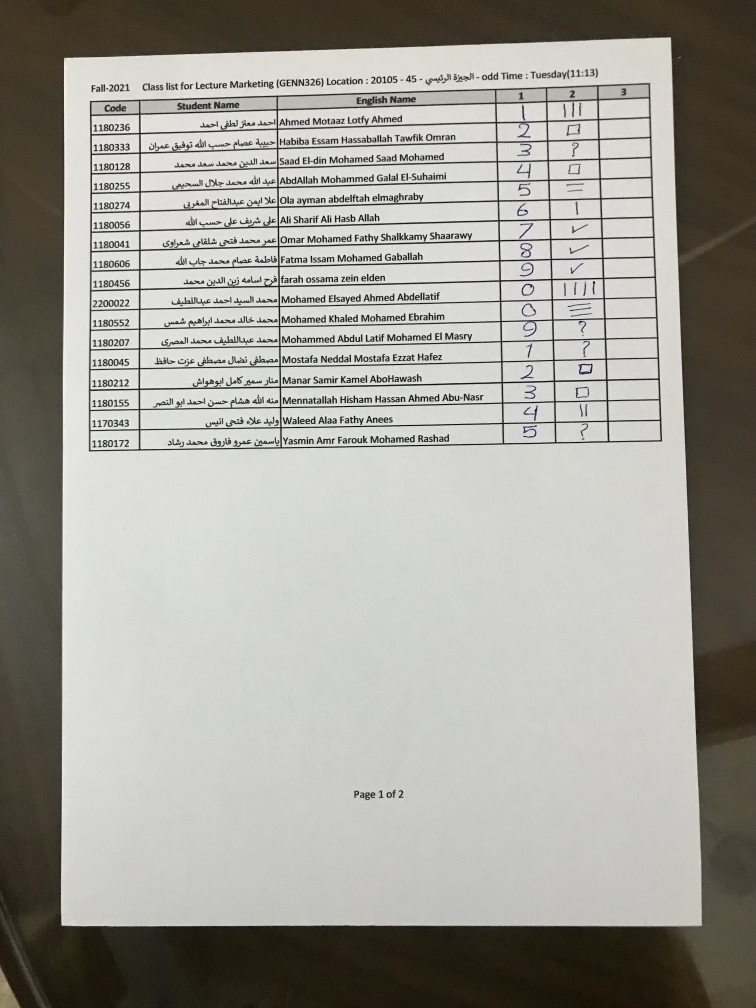
#> input picture DetectTable/1.jpg, 3024 x 4030 px (shown at 1/4 size)
$ jupyter execute --allow-errors Project.ipynb   (shell and % lines are left out)   (older library calls are emulated)
#> lines starting #> are read from the running program, lines starting #| are printed output that depends on the picture; after the words box and inside, x2 and y2 are one past the last pixel; in counts of white or black regions, pixels touching at a corner belong together
### DetectTable/commonFunctions.py
import skimage.io as io
import matplotlib.pyplot as plt
import numpy as np
from skimage.exposure import histogram # lab 1
from matplotlib.pyplot import bar
from skimage.color import rgb2gray,rgb2hsv # in all labs

# Convolution:
from scipy.signal import convolve2d # lab 2
from scipy import fftpack # lab 2
import math

from skimage.util import random_noise # lab 1
from skimage.filters import median # lab 4
from skimage.feature import canny # lab 5
from skimage.measure import label
from skimage.color import label2rgb

from mpl_toolkits.mplot3d import Axes3D  # noqa: F401 unused import

import matplotlib.pyplot as plt
from matplotlib import cm
from matplotlib.ticker import LinearLocator, FormatStrFormatter
import numpy as np

from skimage.morphology import binary_erosion, binary_dilation, binary_closing,skeletonize, thin #
from skimage.measure import find_contours
from skimage.draw import rectangle

# Edges
from skimage.filters import sobel_h, sobel, sobel_v,roberts, prewitt

# Show the figures / plots inside the notebook
def show_images(images,titles=None):
    #This function is used to show image(s) with titles by sending an array of images and an array of associated titles.
    # images[0] will be drawn with the title titles[0] if exists
    # You aren't required to understand this function, use it as-is.
    n_ims = len(images)
    if titles is None: titles = ['(%d)' % i for i in range(1,n_ims + 1)]
    fig = plt.figure()
    n = 1
    for image,title in zip(images,titles):
        a = fig.add_subplot(1,n_ims,n)
        if image.ndim == 2:
            plt.gray()
        plt.imshow(image)
        a.set_title(title)
        plt.axis('off')
        n += 1
    fig.set_size_inches(np.array(fig.get_size_inches()) * n_ims)
    plt.show()


# [43 lines left out: functions show_3d_image, show_3d_image_filtering_in_freq, showHist, not called in this run]

### DetectTable/Project.ipynb
[cell 1]
import cv2 as cv
import skimage.io as io
from skimage.color import rgb2gray
from skimage.feature import canny

from skimage.draw import rectangle
import matplotlib.pyplot as plt
import numpy as np
import imutils
import math
import cv2
import imutils
import pytesseract
pytesseract.pytesseract.tesseract_cmd = 'C:\Program Files\Tesseract-OCR\\tesseract'
from skimage.morphology import binary_erosion, binary_dilation, binary_closing,skeletonize,thin
from commonFunctions import show_images

[cell 2]
# img = cv2.imread('2.jpg')
img = cv2.imread('1.jpg')
#> img is the input picture: shape (4030, 3024, 3); mean B, G, R 152.8, 159.6, 161.2
# img = io.imread('1.jpg')[...,:3]
image =img
# io.imshow(image)
# cv2.imshow("original image", image)
# cv2.waitKey(0)
show_images([image],[''])
#> in show_images, `n_ims = len(images)`: n_ims = 1
#> the loop in show_images, `for image,title in zip(images,titles):` made 1 pass
#> (title, n) on pass 1: ('', 2)
#> after the loop in show_images, `for image,title in zip(images,titles):`: n = 2

[cell 3]
gray =(rgb2gray(image)*255).astype(np.uint8)
show_images([gray],['gray'])
#> the loop in show_images (call 2), `for image,title in zip(images,titles):` made 1 pass

[cell 4]
edged = cv2.Canny(gray, 100, 200)
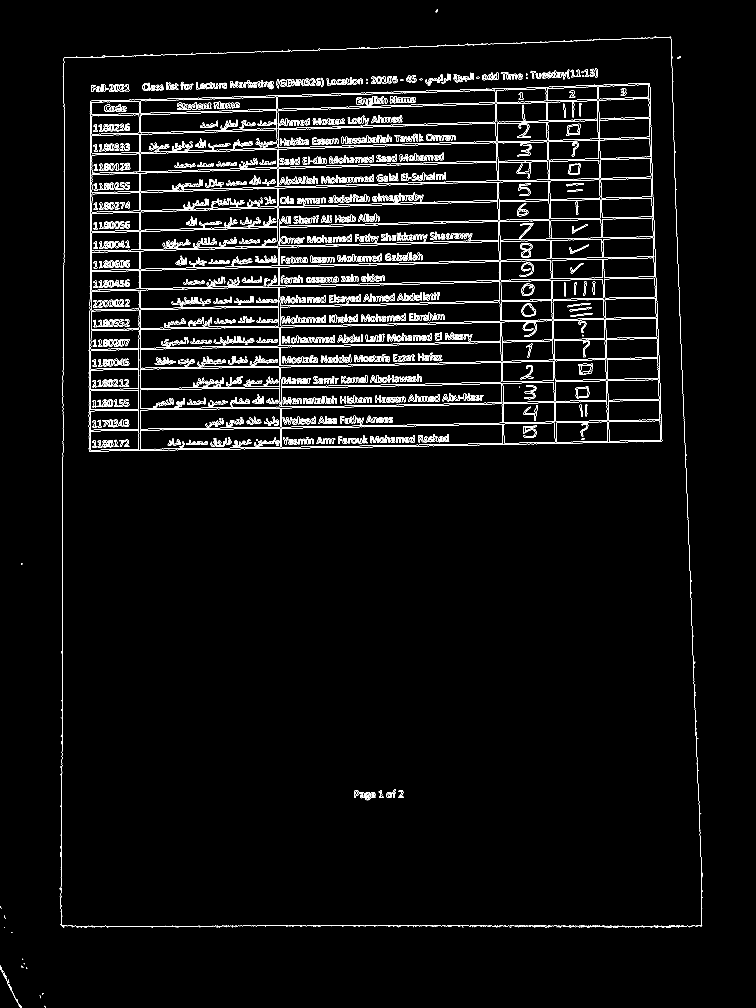
#> edged: shape (4030, 3024) (shown at 1/4 size); 2% white in thin lines or dots
# edged = cv2.Sobel(gray_image, ddepth=cv2.CV_32F,dx=1, dy=0, ksize=-1)
# cv2.imshow("edged image", edged)
# cv2.waitKey(0)
show_images([edged],['edged'])
cv2.imwrite('edged.jpg',edged)
#> Out = True

[cell 5]
kernel = np.ones((5,5),np.uint8)
edged = cv2.dilate(edged,kernel,iterations = 3)
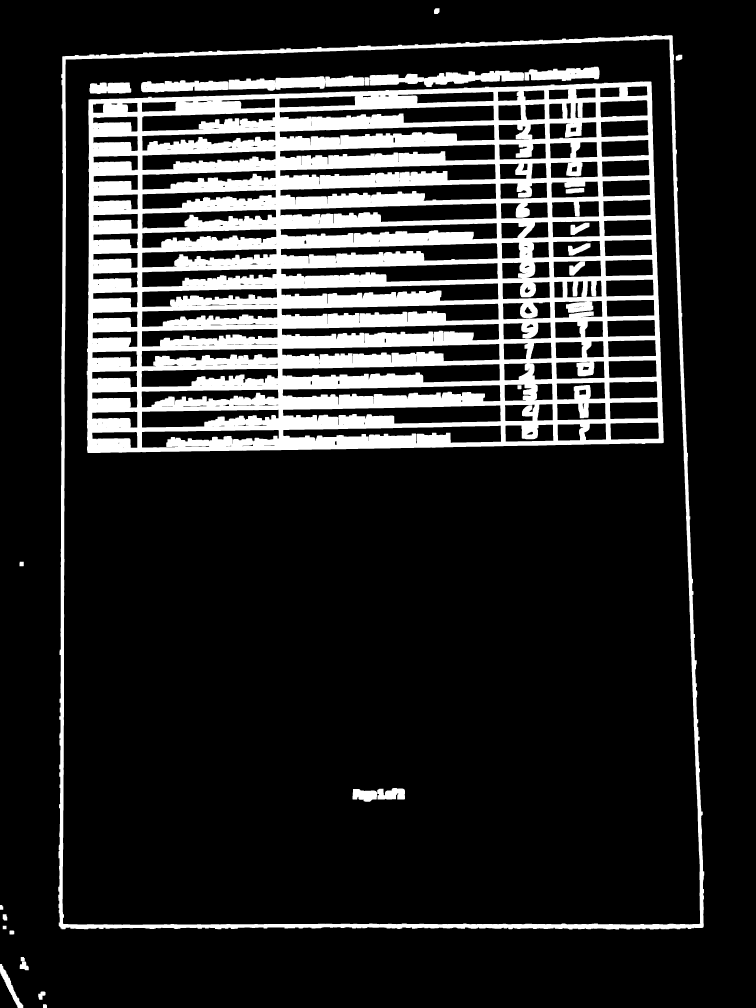
#> edged: shape (4030, 3024) (shown at 1/4 size); 16.4% white; 27 white regions
show_images([edged],['edged'])

[cell 6]
# cnts,new = cv2.findContours(edged.copy(), cv2.RETR_LIST, cv2.CHAIN_APPROX_SIMPLE)
cnts,new = cv.findContours(edged.copy(), cv.RETR_EXTERNAL, cv.CHAIN_APPROX_SIMPLE)
#> cnts = 13 contours; largest, box (x1, y1, x2, y2) and area: (233, 140, 2817, 3718) 8850826, (0, 3856, 93, 4030) 3492, (79, 3846, 115, 3881) 805, (153, 3966, 182, 3999) 584, (2703, 219, 2729, 242) 475; new = 13 rows, first 6: [1, -1, -1, -1], [2, 0, -1, -1], [3, 1, -1, -1], [4, 2, -1, -1], [5, 3, -1, -1], [6, 4, -1, -1]
#> (the rest of this cell did not finish here and is left out)

[cell 7]
# c = max(cnts, key = cv2.contourArea)
# print(c)
# print("___________________________")
sortedcnts = sorted(cnts, key = cv2.contourArea, reverse = True) [:1]
#> sortedcnts = 1 contour; box (x1, y1, x2, y2) and area: (233, 140, 2817, 3718) 8850826
# print(sortedcnts[0])
# # screenCnt = None
image2 = image.copy()
cv2.drawContours(image2,sortedcnts,-1,(0,0,255),3)
cv2.imwrite('contours2.jpg',image2)
show_images([image2],['image1 with sorted contours'])

[cell 8]
peri = cv2.arcLength(sortedcnts[0], True)
#> peri = 12881.1
approx = cv2.approxPolyDP(sortedcnts[0], 0.015 * peri, True)
#> approx = [[2688, 141], [250, 225], [246, 3716], [2812, 3710]]
print(len(approx))
#| 4

[cell 9]
# Locate points of the documents
# or object which you want to transform
x,y,w,h = cv2.boundingRect(sortedcnts[0])
#> x = 233; y = 140; w = 2584; h = 3578
pts1 = np.float32([approx[1][0],approx[0][0],approx[2][0],approx[3][0]])
#> pts1 = [[250, 225], [2688, 141], [246, 3716], [2812, 3710]]
pts2 = np.float32([[0,0],[x+w,0],[0,y+h],[x+w,y+h]])
#> pts2 = [[0, 0], [2817, 0], [0, 3718], [2817, 3718]]


# Apply Perspective Transform Algorithm
matrix = cv2.getPerspectiveTransform(pts1, pts2)
#> matrix = [[1.19, 0.00136, -297.4], [0.0388, 1.13, -263.1], [9.76e-06, 1.48e-05, 1]]
result = cv2.warpPerspective(image, matrix, (x+w, y+h))
# print(np.max(result))
# Wrap the transformed image
# cv2.imshow('frame', image) # Initial Capture
# cv2.imshow('frame1', result) # Transformed Capture
show_images([image,result],['original','result'])

[cell 10]
print(result.shape)
#| (3718, 2817, 3)
black_result = np.zeros(result.shape[:2],dtype=np.uint8)
print(black_result.shape)
#| (3718, 2817)
show_images([black_result],['black_result'])
#> after the loop in show_images (call 7), `for image,title in zip(images,titles):`: n = 2
#> in show_images (call 7), `plt.show()`:
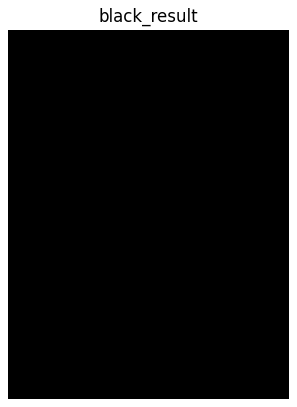
#> figure drawn by matplotlib, 1 panel

[cell 11]
# [7 lines of commented-out code are left out]

[cell 12]
# [15 lines of commented-out code are left out]

[cell 13]
if(np.max(result)<=1):
    result = (result*255)
result = result.astype(np.uint8)
grayResult =rgb2gray(result)
grayResult = (grayResult*255).astype(np.uint8)
# grayResult =(rgb2gray(result)).astype(np.uint16)

show_images([grayResult],['grayResult'])

[cell 14]
# [5 lines of commented-out code are left out]
edgedResult = cv2.Canny(grayResult, 100, 200)
#> edgedResult: shape (3718, 2817); 2.6% white in thin lines or dots
# # edged = cv2.Sobel(gray_image, ddepth=cv2.CV_32F,dx=1, dy=0, ksize=-1)
# cv2.imshow("edged image", edged)
# cv2.waitKey(0)
show_images([edgedResult],['edgedResult'])

[cell 15]
horizontal = np.copy(edgedResult)  # Copy the image
# Specify size on horizontal axis
cols = horizontal.shape[1]
#> cols = 2817
horizontal_size = cols // 30
#> horizontal_size = 93
# Create structure element for extracting horizontal lines through morphology operations
horizontalStructure = cv.getStructuringElement(cv.MORPH_RECT, (5, 1))
# Apply morphology operations
horizontal = cv.erode(horizontal, horizontalStructure)
#> horizontal: shape (3718, 2817); 0.88% white in thin lines or dots
horizontal = cv.dilate(horizontal, horizontalStructure)
#> horizontal: shape (3718, 2817); 1.2% white in thin lines or dots
show_images([horizontal],['horizontal'])

[cell 16]
vertical = np.copy(edgedResult)  # Copy the image
# Specify size on vertical axis
rows = vertical.shape[0]
#> rows = 3718
verticalsize = rows // 30
#> verticalsize = 123
# Create structure element for extracting vertical lines through morphology operations
verticalStructure = cv.getStructuringElement(cv.MORPH_RECT, (1, 5))
# Apply morphology operations
vertical = cv.erode(vertical, verticalStructure)
#> vertical: shape (3718, 2817); 0.38% white in thin lines or dots
vertical = cv.dilate(vertical, verticalStructure)
#> vertical: shape (3718, 2817); 0.59% white in thin lines or dots
show_images([vertical],['vertical'])

[cell 17]
hor_ver = horizontal + vertical
kernel = np.ones((5,1),np.uint8)
# edgedResult1 = cv2.erode(edgedResult,kernel,iterations = 1)
hor_ver = cv2.dilate(hor_ver,kernel,iterations = 1)
kernel = np.ones((1,5),np.uint8)
hor_ver = cv2.dilate(hor_ver,kernel,iterations = 1)
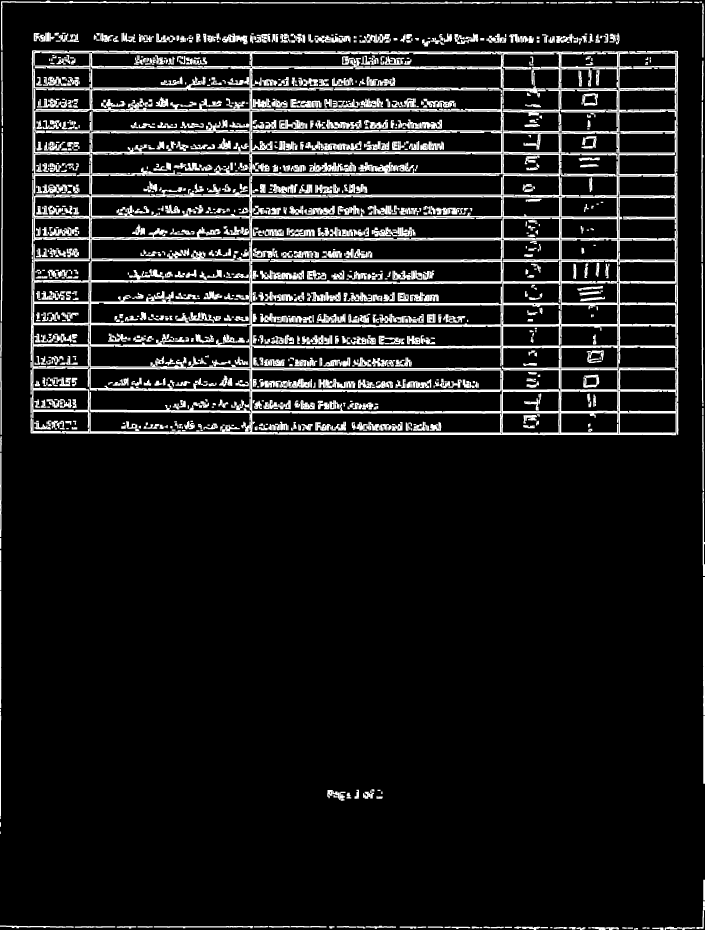
#> hor_ver: shape (3718, 2817) (shown at 1/4 size); min 0, max 255, mean 26.6
show_images([hor_ver],['hor_ver'])

[cell 18]
imghv = result.copy()
lines_list =[]
lines = cv2.HoughLinesP(
            hor_ver, # Input edge image
            1, # Distance resolution in pixels
            np.pi/180, # Angle resolution in radians
            threshold=800, # Min number of votes for valid line
            minLineLength=220, # Min allowed length of line
            maxLineGap=10 # Max allowed gap between line for joining them
            )
#> lines = 442 rows, first 6: [60, 10, 2173, 10], [129, 867, 2709, 867], [123, 1385, 2712, 1385], [123, 1732, 2712, 1732], [1600, 1127, 2710, 1127], [122, 1646, 2712, 1646]

# Iterate over points
for points in lines:
      # Extracted points nested in the list
    x1,y1,x2,y2=points[0]
    # Draw the lines joing the points
    # On the original image
    cv2.line(imghv,(x1,y1),(x2,y2),(0,255,0),2)
    # Maintain a simples lookup list for points
    lines_list.append([(x1,y1),(x2,y2)])
#> this loop made 442 passes
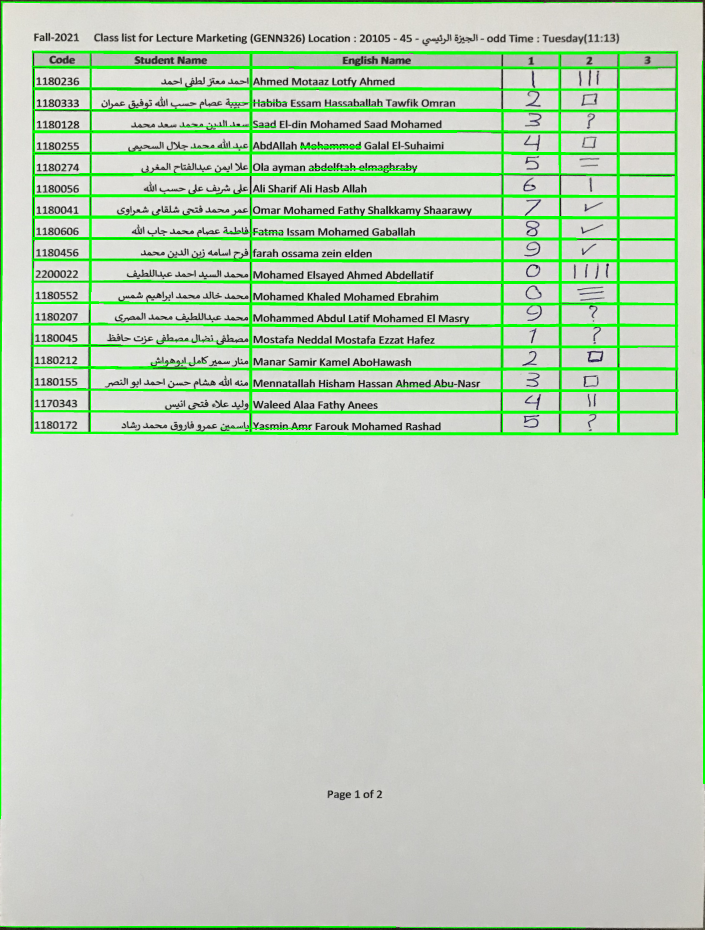
#> imghv: shape (3718, 2817, 3) (shown at 1/4 size); mean B, G, R 187.7, 208.7, 191.5
#> after the loop, lines_list = 442 items

# Save the result image
# cv2.imwrite('detectedLines.png',image)
show_images([imghv],['imghv'])

[cell 19]
kernel = np.ones((5,1),np.uint8)
# edgedResult1 = cv2.erode(edgedResult,kernel,iterations = 1)
edgedResult1 = cv2.dilate(edgedResult,kernel,iterations = 1)
#> edgedResult1: shape (3718, 2817); 9.2% white; 868 white regions (77 under 20 px), largest, box (x1, y1, x2, y2) and area: (122, 199, 2712, 1741) 567599, (0, 1, 2817, 3309) 22843, (0, 3695, 2767, 3718) 16072
kernel = np.ones((1,5),np.uint8)
edgedResult1 = cv2.dilate(edgedResult1,kernel,iterations = 1)
#> edgedResult1: shape (3718, 2817); 12.9% white; 242 white regions, largest, box (x1, y1, x2, y2) and area: (120, 199, 2714, 1741) 762971, (0, 1, 2817, 3309) 49187, (0, 3517, 2817, 3718) 20060
show_images([edgedResult1],['edged'])

[cell 20]
imgr = result.copy()
black_copy = black_result.copy()
lines_list =[]
lines = cv2.HoughLinesP(
            hor_ver, # Input edge image
            1, # Distance resolution in pixels
            np.pi/180, # Angle resolution in radians
            threshold=800, # Min number of votes for valid line
            minLineLength=220, # Min allowed length of line
            maxLineGap=10 # Max allowed gap between line for joining them
            )

# Iterate over points
for points in lines:
      # Extracted points nested in the list
    x1,y1,x2,y2=points[0]
    # Draw the lines joing the points
    # On the original image
    cv2.line(imgr,(x1,y1),(x2,y2),(0,255,0),2)
    cv2.line(black_copy,(x1,y1),(x2,y2),(255,255,255),2)
    # Maintain a simples lookup list for points
    lines_list.append([(x1,y1),(x2,y2)])
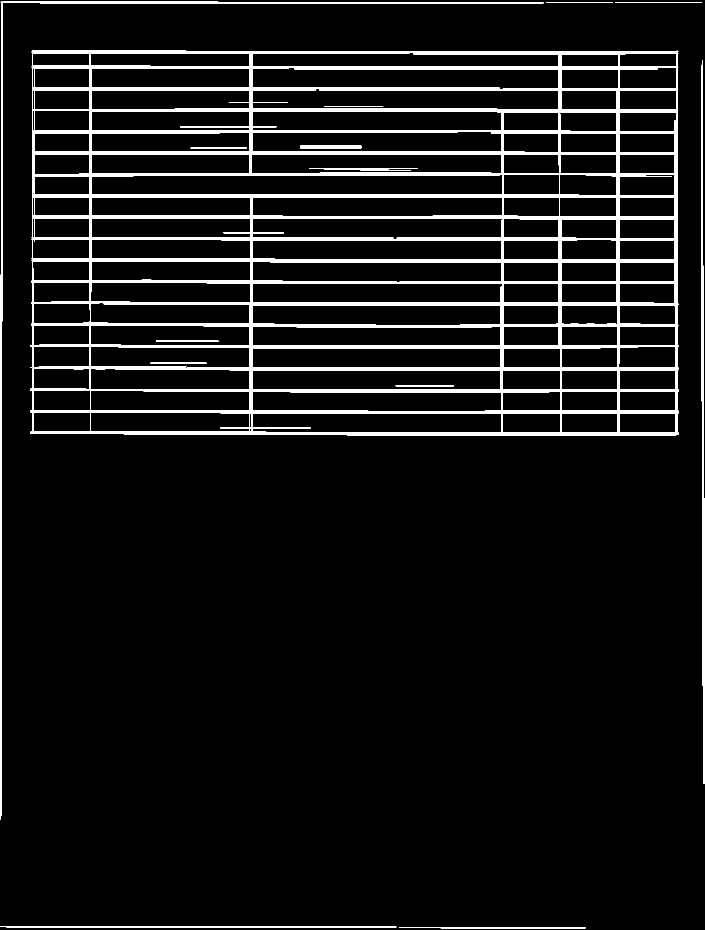
#> black_copy: shape (3718, 2817) (shown at 1/4 size); 6.6% white; 14 white regions

# Save the result image
# cv2.imwrite('detectedLines.png',image)
show_images([imgr,black_copy],['imghv','black_copy'])

[cell 21]
# [4 lines of commented-out code are left out]
contours,new = cv.findContours(black_copy.copy(), cv.RETR_LIST, cv.CHAIN_APPROX_SIMPLE)
#> contours = 246 contours, 27 with area under 20; largest, box (x1, y1, x2, y2) and area: (121, 201, 2714, 1742) 3959716, (366, 697, 2011, 779) 122778, (1009, 270, 2235, 358) 91472, (1009, 355, 2235, 439) 90654, (1008, 1392, 2004, 1472) 77634; new = 246 rows, first 6: [1, -1, -1, -1], [2, 0, -1, -1], [3, 1, -1, -1], [4, 2, -1, -1], [5, 3, -1, -1], [6, 4, -1, -1]
#> (the rest of this cell did not finish here and is left out)

[cell 22]
imgr = result.copy()
# fourth parameter is the accumelator where the lines has take votes equal or upove detected as lines
lines = cv2.HoughLines(edgedResult1, 1, np.pi / 180, 1000)
#> lines = 1068 rows, first 8: [10, 1.57], [1732, 1.57], [1559, 1.57], [1384, 1.57], [1646, 1.57], [1299, 1.57], [1213, 1.57], [439, 1.57]
# The below for loop runs till r and theta values
# are in the range of the 2d array
for line in lines:
    # arr = np.array(line[0], dtype=np.float64)
    r, theta = line[0]
    # Stores the value of cos(theta) in a
    a = np.cos(theta)

    # Stores the value of sin(theta) in b
    b = np.sin(theta)

    # x0 stores the value rcos(theta)
    x0 = a*r

    # y0 stores the value rsin(theta)
    y0 = b*r

    # x1 stores the rounded off value of (rcos(theta)-1000sin(theta))
    x1 = int(x0 + 1000*(-b))

    # y1 stores the rounded off value of (rsin(theta)+1000cos(theta))
    y1 = int(y0 + 1000*(a))

    # x2 stores the rounded off value of (rcos(theta)+1000sin(theta))
    x2 = int(x0 - 1000*(-b))

    # y2 stores the rounded off value of (rsin(theta)-1000cos(theta))
    y2 = int(y0 - 1000*(a))

    # cv2.line draws a line in img from the point(x1,y1) to (x2,y2).
    # (0,0,255) denotes the colour of the line to be
    # drawn. In this case, it is red.
    cv2.line(imgr, (x1, y1), (x2, y2), (0, 0, 255), 2)
#> this loop made 1068 passes
#> line on passes 18 to 20: [[353, 1.57]], [[1038, 1.57]], [[360, 1.57]]
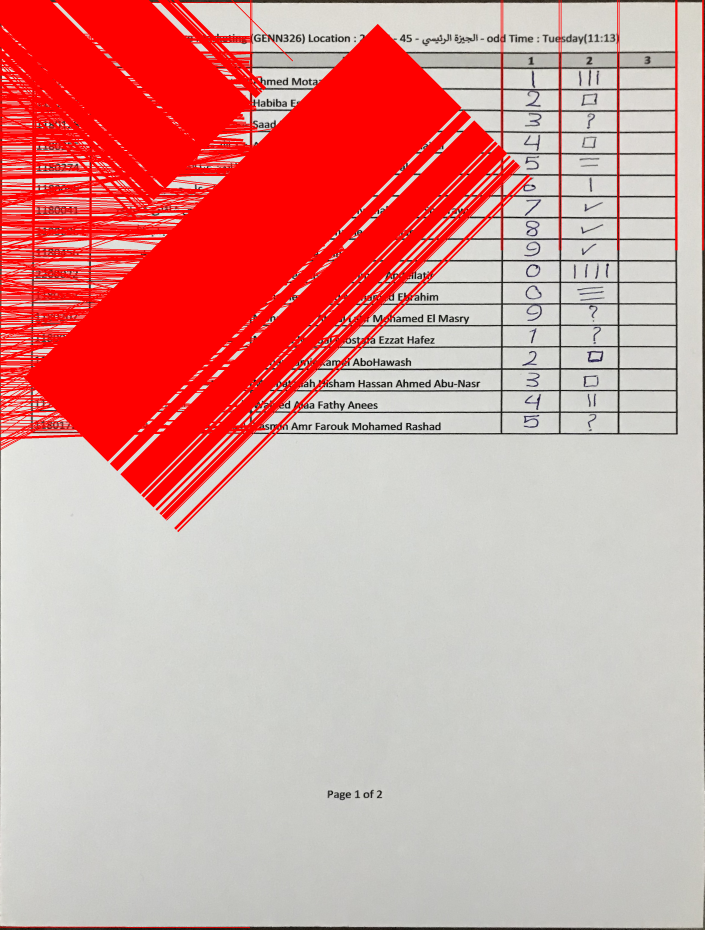
#> imgr: shape (3718, 2817, 3) (shown at 1/4 size); mean B, G, R 152.8, 156.2, 215.4

# All the changes made in the input image are finally
# written on a new image houghlines.jpg
# cv2.imwrite('linesDetected.jpg', img)
show_images([imgr],['linesDetected'])
